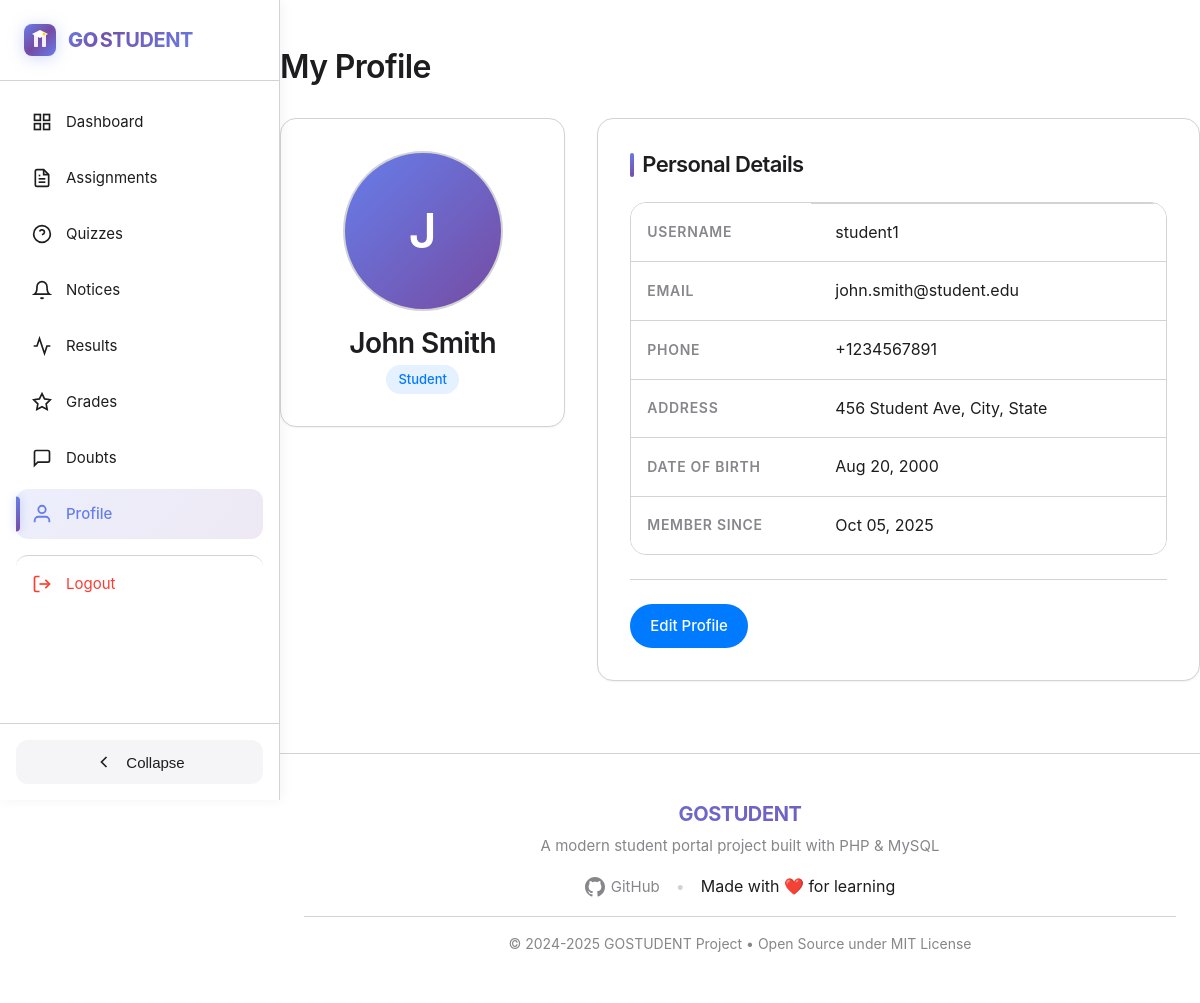
/pages/student/profile.php (signed in), run on the app's committed database.
### tables this page shows
CREATE TABLE `users` (
  `id` int(11) NOT NULL,
  `username` varchar(50) NOT NULL,
  `password` varchar(255) NOT NULL,
  `role` enum('student','teacher') NOT NULL,
  `name` varchar(100) NOT NULL,
  `email` varchar(100) NOT NULL,
  `phone` varchar(20) DEFAULT NULL,
  `address` text DEFAULT NULL,
  `dob` date DEFAULT NULL,
  `profile_picture` varchar(255) DEFAULT NULL,
  `created_at` timestamp NOT NULL DEFAULT current_timestamp(),
  `updated_at` timestamp NOT NULL DEFAULT current_timestamp() ON UPDATE current_timestamp()
);

### pages/student/profile.php (the view, shortened to what this page needs)
<?php
require_once '../../includes/header.php';
$stmt = $pdo->prepare("SELECT * FROM users WHERE id = ?");
$stmt->execute([$_SESSION['user_id']]);
$user = $stmt->fetch();
?>
<h2 class="mb-xl">My Profile</h2>
<div class="row">
    <div class="col col-4">
        <div class="card text-center">
            <div class="card-content">
                <?php if ($user['profile_picture']): ?>
                    <img src="../../assets/uploads/<?php echo htmlspecialchars($user['profile_picture']); ?>" alt="Profile Picture" class="avatar avatar-xl" style="margin: 0 auto var(--spacing-md);">
                <?php else: ?>
                    <div class="avatar avatar-xl" style="margin: 0 auto var(--spacing-md); background: linear-gradient(135deg, #667eea 0%, #764ba2 100%); display: flex; align-items: center; justify-content: center; color: white; font-size: 3rem; font-weight: 600;">
                        <?php echo strtoupper(substr($user['name'], 0, 1)); ?>
                    </div>
                <?php endif; ?>
                <h3 style="margin-bottom: var(--spacing-xs);"><?php echo htmlspecialchars($user['name']); ?></h3>
                <span class="badge badge-primary"><?php echo ucfirst($user['role']); ?></span>
            </div>
        </div>
    </div>
    <div class="col col-8">
        <div class="card">
            <div class="card-content">
                <h3 class="card-title">Personal Details</h3>
                <div class="table-container">
                    <table>
                        <tbody>
                            <tr>
                                <th style="width: 180px;">Username</th>
                                <td><?php echo htmlspecialchars($user['username']); ?></td>
                            </tr>
                            <tr>
                                <th>Email</th>
                                <td><?php echo htmlspecialchars($user['email']); ?></td>
                            </tr>
                            <tr>
                                <th>Phone</th>
                                <td><?php echo htmlspecialchars($user['phone'] ?: 'Not provided'); ?></td>
                            </tr>
                            <tr>
                                <th>Address</th>
                                <td><?php echo htmlspecialchars($user['address'] ?: 'Not provided'); ?></td>
                            </tr>
                            <tr>
                                <th>Date of Birth</th>
                                <td><?php echo $user['dob'] ? date('M d, Y', strtotime($user['dob'])) : 'Not provided'; ?></td>
                            </tr>
                            <tr>
                                <th>Member Since</th>
                                <td><?php echo date('M d, Y', strtotime($user['created_at'])); ?></td>
                            </tr>
                        </tbody>
                    </table>
                </div>
            </div>
            <div class="card-action">
                <a href="edit_profile.php" class="btn btn-primary">Edit Profile</a>
            </div>
        </div>
    </div>
</div>
<?php require_once '../../includes/footer.php'; ?>

### data on the page
users: name "J", name "John Smith", role "Student", username "student1", email "john.smith@student.edu", phone "+1234567891", address "456 Student Ave, City, State", dob "Aug 20, 2000", created_at "Oct 05, 2025"
